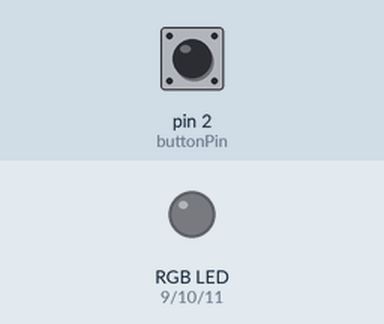
This sketch was run on a simulated Arduino Uno, built with avr-gcc and run on an emulated ATmega328P. Shown: an RGB LED mixed from three pins (HIGH = lit). The inputs (shaded band) are chosen by the test bench; at power-on: pin 2 (buttonPin) LOW.

Above: at 1.2 s.
1.3 s: pin 2 (buttonPin) pulled HIGH for 0.15 s
At 2.3 s:
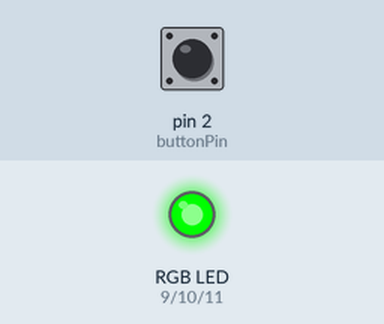
2.9 s: pin 2 (buttonPin) pulled HIGH for 1 s
At 3.9 s:
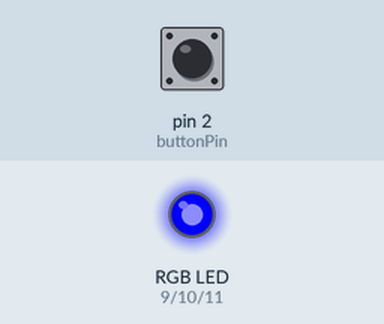
5.4 s: pin 2 (buttonPin) pulled HIGH for 0.15 s
At 6.6 s:
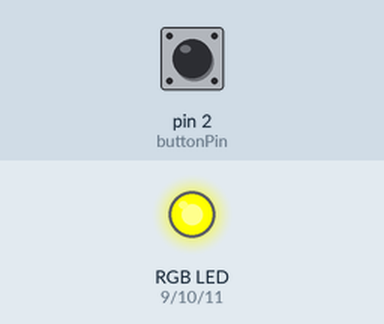
7.0 s: pin 2 (buttonPin) pulled HIGH for 3.2 s
At 8.0 s:
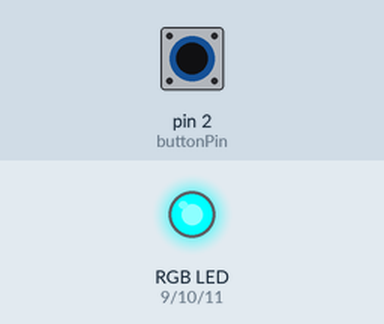
11.7 s: pin 2 (buttonPin) pulled HIGH for 0.15 s
At 12.6 s:
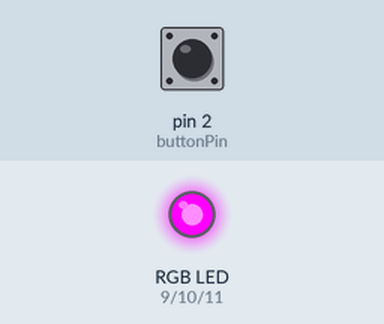
13.3 s: pin 2 (buttonPin) pulled HIGH for 1 s
At 14.0 s:
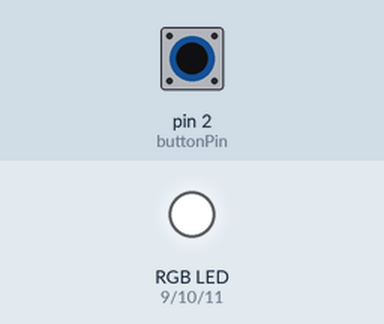
Timing chart, 0 to 16.3 s (numbered marks = the images above; inputs shaded):
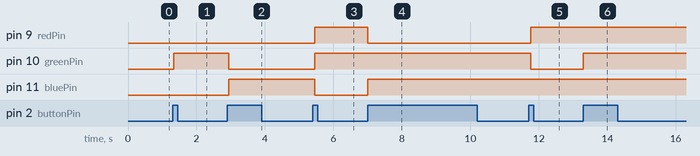

The sketch:

rgb_led.ino
```cpp
// Define the pins for the RGB LED
const int redPin = 9;
const int greenPin = 10;
const int bluePin = 11;

// Define the pin for the push button
const int buttonPin = 2;

// Variables to hold the state of the button and the current color
int buttonState = 0;
int lastButtonState = 0;
int colorIndex = 0;

// Define the colors (R, G, B)
int colors[][3] = {
  {255, 0, 0}, // Red
  {0, 255, 0}, // Green
  {0, 0, 255}, // Blue
  {255, 255, 0}, // Yellow
  {0, 255, 255}, // Cyan
  {255, 0, 255}, // Magenta
  {255, 255, 255}, // White
  {0, 0, 0} // Off
};

void setup() {
  // Set the RGB LED pins as outputs
  pinMode(redPin, OUTPUT);
  pinMode(greenPin, OUTPUT);
  pinMode(bluePin, OUTPUT);

  // Set the push button pin as input
  pinMode(buttonPin, INPUT);

  // Initialize the RGB LED to off
  setColor(0, 0, 0);
}

void loop() {
  // Read the state of the push button
  buttonState = digitalRead(buttonPin);

  // Check if the button is pressed
  if (buttonState == HIGH && lastButtonState == LOW) {
    // Move to the next color
    colorIndex = (colorIndex + 1) % 8;
    setColor(colors[colorIndex][0], colors[colorIndex][1], colors[colorIndex][2]);
  }

  // Save the current button state
  lastButtonState = buttonState;
  delay(70);
}

// Function to set the color of the RGB LED
void setColor(int red, int green, int blue) {
  analogWrite(redPin, red);
  analogWrite(greenPin, green);
  analogWrite(bluePin, blue);
}
```

Measured:
- after the input at 1.3 s, pin 10 (greenPin): LOW → HIGH at once
- after the input at 2.9 s, pin 10 (greenPin): HIGH → LOW at once; pin 11 (bluePin): LOW → HIGH at once
- after the input at 5.4 s, pin 9 (redPin), pin 10 (greenPin): LOW → HIGH after 0.06 s; pin 11 (bluePin): HIGH → LOW after 0.06 s
- after the input at 7.0 s, pin 9 (redPin): HIGH → LOW at once; pin 11 (bluePin): LOW → HIGH at once
- after the input at 11.7 s, pin 9 (redPin): LOW → HIGH after 0.06 s; pin 10 (greenPin): HIGH → LOW after 0.06 s
- after the input at 13.3 s, pin 10 (greenPin): LOW → HIGH at once
